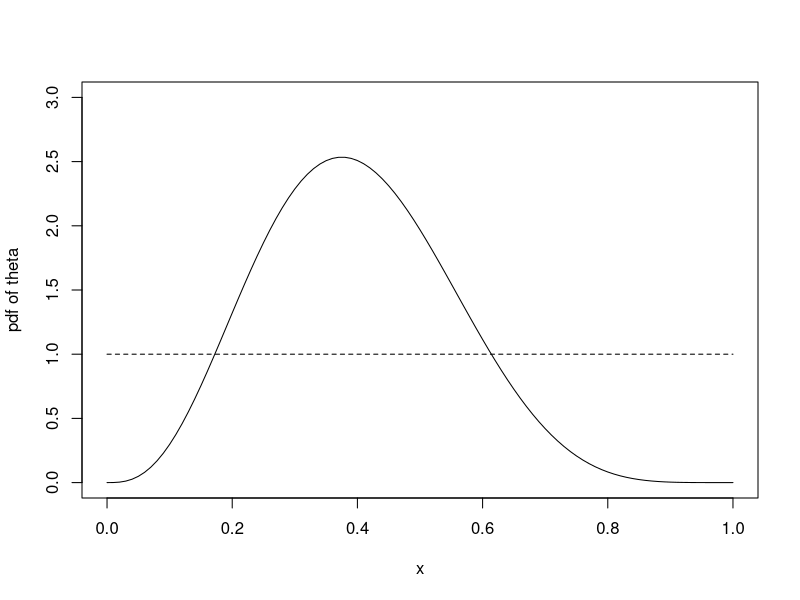

Write the R code that produced this figure.
## ---- chunk 1
# Prior
curve(dunif(x, 0, 1), lty = 2, ylab = "pdf of theta", ylim = c(0, 3))

# Posterior
post <- function(x) 504*x^3*(1-x)^5
curve(post, add = T)

